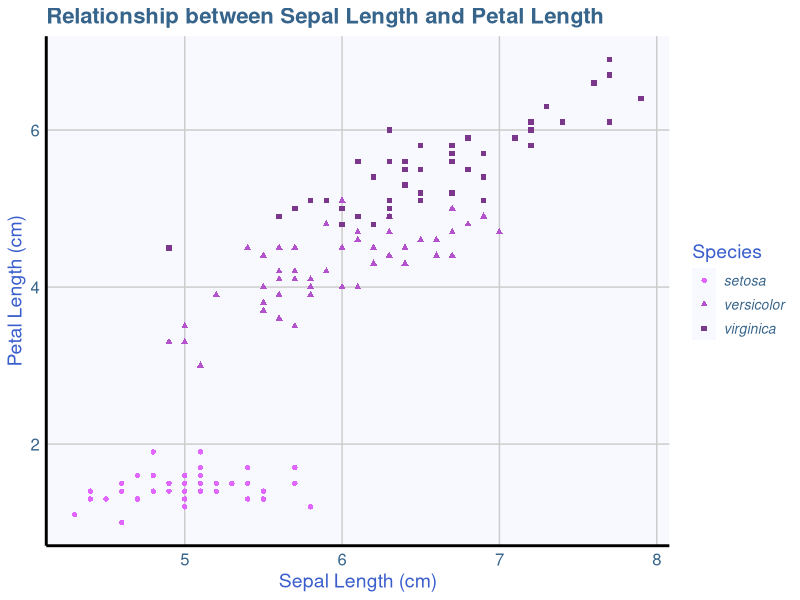

R code for this plot:
## ---- chunk 1
library(knitr)
knitr::opts_chunk$set(warning = FALSE, message = FALSE)
## ---- chunk 2
library(tidyverse)
iris.box <- ggplot(iris, aes(x=Species,y=Sepal.Length)) +
  geom_boxplot()
iris.hist <- ggplot(iris, aes(x=Sepal.Length)) +
  geom_histogram()
iris.scatter <- ggplot(iris, aes(x=Sepal.Length, y=Petal.Length, colour=Species)) +
  geom_point()
## ---- chunk 3
## Setting up the graph environment ##
iris.scatter.proper <- ggplot(iris, aes(x=Sepal.Length, y=Petal.Length, colour=Species, shape=Species)) + geom_point()

## Making our theme ##
plottheme <- theme(panel.background = element_rect(fill="ghostwhite"),
                   legend.background = element_blank(),
                   legend.key = element_rect(fill="ghostwhite"),
                   axis.line = element_line(colour="black", size=1),
                   axis.ticks = element_blank(),
                   axis.title = element_text(colour="royalblue3", size=14),
                   plot.title = element_text(face="bold", colour="steelblue4", size=16),
                   legend.title = element_text(colour="royalblue3", size=14),
                   legend.text = element_text(face="italic", colour="steelblue4", size=10),
                   axis.text = element_text(colour="steelblue4", size=12),
                   panel.grid.major = element_line(colour="gray80"),
                   panel.grid.minor = element_blank())

## Applying the theme, adding some labels and changing some colours ##
iris.scatter.proper <- iris.scatter.proper + plottheme +
  labs(x="Sepal Length (cm)", y="Petal Length (cm)", title="Relationship between Sepal Length and Petal Length") +
  scale_colour_manual(values = c("mediumorchid1", "mediumorchid3", "mediumorchid4"))

## Displaying our graph ##
iris.scatter.proper
